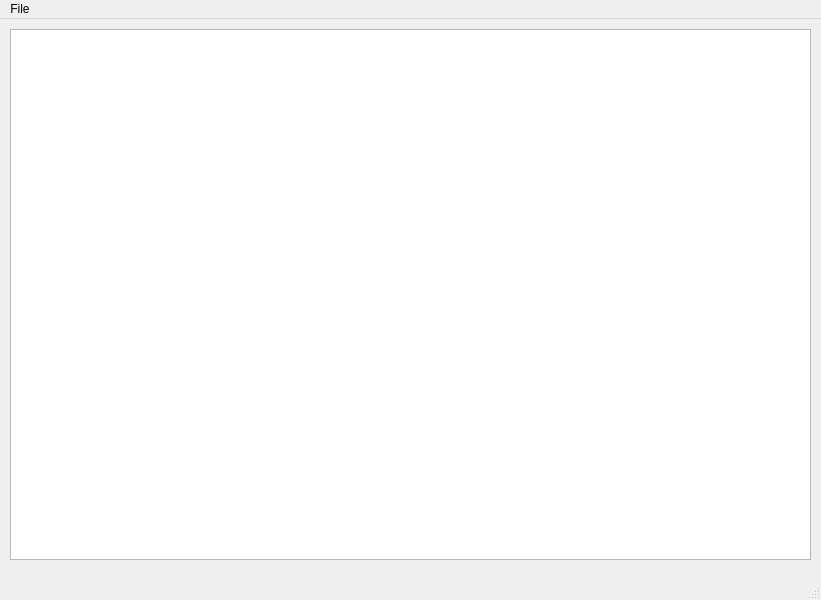
<?xml version="1.0" encoding="UTF-8"?>
<ui version="4.0">
 <class>MainWindow</class>
 <widget class="QMainWindow" name="MainWindow">
  <property name="geometry">
   <rect>
    <x>0</x>
    <y>0</y>
    <width>821</width>
    <height>600</height>
   </rect>
  </property>
  <property name="windowTitle">
   <string>MainWindow</string>
  </property>
  <widget class="QWidget" name="centralwidget">
   <widget class="QTextEdit" name="textEdit">
    <property name="geometry">
     <rect>
      <x>10</x>
      <y>10</y>
      <width>801</width>
      <height>531</height>
     </rect>
    </property>
   </widget>
  </widget>
  <widget class="QMenuBar" name="menubar">
   <property name="geometry">
    <rect>
     <x>0</x>
     <y>0</y>
     <width>821</width>
     <height>22</height>
    </rect>
   </property>
   <widget class="QMenu" name="menuFile">
    <property name="title">
     <string>File</string>
    </property>
    <addaction name="actionNew"/>
    <addaction name="actionOpen"/>
    <addaction name="actionSave"/>
    <addaction name="actionSaveAs"/>
    <addaction name="actionAbout"/>
   </widget>
   <addaction name="menuFile"/>
  </widget>
  <widget class="QStatusBar" name="statusbar"/>
  <action name="actionNew">
   <property name="text">
    <string>New</string>
   </property>
  </action>
  <action name="actionOpen">
   <property name="text">
    <string>Open</string>
   </property>
  </action>
  <action name="actionSave">
   <property name="text">
    <string>Save</string>
   </property>
  </action>
  <action name="actionSaveAs">
   <property name="text">
    <string>SaveAs</string>
   </property>
  </action>
  <action name="actionAbout">
   <property name="text">
    <string>About</string>
   </property>
  </action>
 </widget>
 <resources/>
 <connections/>
</ui>
